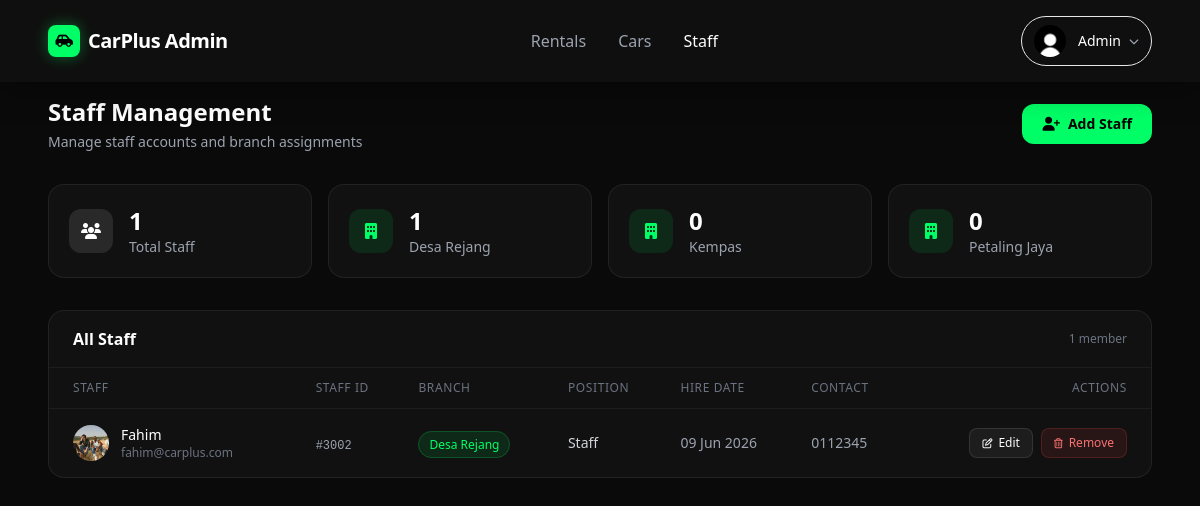
The app's page /staffAdmin.php with its own data.
### tables this page shows
CREATE TABLE `branches` (
  `branch_id` int(11) NOT NULL,
  `branch_name` varchar(100) NOT NULL,
  `location` varchar(255) NOT NULL
);

CREATE TABLE `staff` (
  `staff_id` int(11) NOT NULL,
  `user_id` int(11) NOT NULL,
  `branch_id` int(11) NOT NULL,
  `position` varchar(100) DEFAULT 'Staff',
  `hire_date` date DEFAULT curdate(),
  `created_at` timestamp NOT NULL DEFAULT current_timestamp()
);

CREATE TABLE `users` (
  `user_id` int(11) NOT NULL,
  `name` varchar(100) NOT NULL,
  `email` varchar(100) NOT NULL,
  `password` varchar(255) NOT NULL,
  `phone` varchar(20) DEFAULT NULL,
  `role` enum('customer','admin','staff') DEFAULT 'customer',
  `created_at` timestamp NOT NULL DEFAULT current_timestamp(),
  `profile_image` varchar(255) DEFAULT 'default-avatar.png'
);

### staffAdmin.php (the view, shortened to what this page needs)
<?php
include 'dbConnect.php';
$staff_list = $conn->query("
    SELECT
        s.staff_id, s.user_id, s.branch_id, s.position, s.hire_date, s.created_at,
        u.name, u.email, u.phone, u.profile_image,
        b.branch_name, b.location AS branch_location
    FROM staff s
    JOIN users u ON s.user_id = u.user_id
    JOIN branches b ON s.branch_id = b.branch_id
    ORDER BY s.staff_id DESC
")->fetch_all(MYSQLI_ASSOC);
$branches = $conn->query("SELECT * FROM branches ORDER BY branch_name")->fetch_all(MYSQLI_ASSOC);
$total_staff    = count($staff_list);
$branch_counts  = [];
foreach ($staff_list as $s) {
    $branch_counts[$s['branch_name']] = ($branch_counts[$s['branch_name']] ?? 0) + 1;
}
?>
<!DOCTYPE html>
<html lang="en">
<head>
    <script src="https://cdn.tailwindcss.com"></script>
    <link rel="stylesheet" href="https://cdnjs.cloudflare.com/ajax/libs/font-awesome/6.5.0/css/all.min.css">
</head>
<body class="min-h-screen text-white">
<?php include 'adminHeader.php'; ?>
<main class="pt-24 pb-16 px-6 lg:px-12 max-w-7xl mx-auto">
    <div class="flex flex-col sm:flex-row sm:items-center justify-between gap-4 mb-8">
        <div>
            <h1 class="text-2xl font-bold text-white">Staff Management</h1>
            <p class="text-gray-400 text-sm mt-1">Manage staff accounts and branch assignments</p>
        </div>
        <button onclick="openAddModal()"
            class="inline-flex items-center gap-2 bg-[#00FF66] hover:bg-[#00e05a]
                   text-black font-semibold px-5 py-2.5 rounded-xl transition-colors text-sm">
            <i class="fa-solid fa-user-plus"></i>
            Add Staff
        </button>
    </div>
    <?php $grid_cols = min(1 + count($branches), 4); ?>
    <div class="grid grid-cols-1 sm:grid-cols-2 lg:grid-cols-<?php echo $grid_cols; ?> gap-4 mb-8">
        <div class="card-dark rounded-2xl p-5 flex items-center gap-4">
            <div class="w-11 h-11 rounded-xl bg-white/10 flex items-center justify-center shrink-0">
                <i class="fa-solid fa-users text-white"></i>
            </div>
            <div>
                <p class="text-2xl font-bold"><?php echo $total_staff; ?></p>
                <p class="text-gray-400 text-sm">Total Staff</p>
            </div>
        </div>
        <?php foreach ($branches as $br): ?>
        <?php $count = $branch_counts[$br['branch_name']] ?? 0; ?>
        <div class="card-dark rounded-2xl p-5 flex items-center gap-4">
            <div class="w-11 h-11 rounded-xl bg-[#00FF66]/10 flex items-center justify-center shrink-0">
                <i class="fa-solid fa-building text-[#00FF66]"></i>
            </div>
            <div>
                <p class="text-2xl font-bold"><?php echo $count; ?></p>
                <p class="text-gray-400 text-sm"><?php echo htmlspecialchars($br['branch_name']); ?></p>
            </div>
        </div>
        <?php endforeach; ?>
    </div>
    <div class="card-dark rounded-2xl overflow-hidden">
        <div class="px-6 py-4 border-b border-white/5 flex items-center justify-between">
            <h2 class="font-semibold text-white">All Staff</h2>
            <span class="text-xs text-gray-500"><?php echo $total_staff; ?> member<?php echo $total_staff != 1 ? 's' : ''; ?></span>
        </div>
        <div class="overflow-x-auto">
            <table class="w-full min-w-[700px]">
                <thead>
                    <tr class="border-b border-white/5">
                        <th class="text-left text-xs text-gray-500 font-medium px-6 py-3 uppercase tracking-wider">Staff</th>
                        <th class="text-left text-xs text-gray-500 font-medium px-4 py-3 uppercase tracking-wider">Staff ID</th>
                        <th class="text-left text-xs text-gray-500 font-medium px-4 py-3 uppercase tracking-wider">Branch</th>
                        <th class="text-left text-xs text-gray-500 font-medium px-4 py-3 uppercase tracking-wider">Position</th>
                        <th class="text-left text-xs text-gray-500 font-medium px-4 py-3 uppercase tracking-wider">Hire Date</th>
                        <th class="text-left text-xs text-gray-500 font-medium px-4 py-3 uppercase tracking-wider">Contact</th>
                        <th class="text-right text-xs text-gray-500 font-medium px-6 py-3 uppercase tracking-wider">Actions</th>
                    </tr>
                </thead>
                <tbody id="staffTableBody">
                    <?php if (empty($staff_list)): ?>
                    <tr>
                        <td colspan="7" class="text-center text-gray-500 py-16 text-sm">
                            <i class="fa-solid fa-users-slash text-3xl mb-3 block text-gray-700"></i>
                            No staff members found. Add one to get started.
                        </td>
                    </tr>
                    <?php else: ?>
                    <?php foreach ($staff_list as $s): ?>
                    <tr class="table-row" id="row-<?php echo $s['staff_id']; ?>">
                        <td class="px-6 py-4">
                            <div class="flex items-center gap-3">
                                <div class="w-9 h-9 rounded-full overflow-hidden bg-[#1e1e1e] shrink-0">
                                    <img src="uploads/<?php echo htmlspecialchars(!empty($s['profile_image']) ? $s['profile_image'] : 'default-avatar.png'); ?>"
                                         class="w-full h-full object-cover"
                                         onerror="this.src='https://ui-avatars.com/api/?name=<?php echo urlencode($s['name']); ?>&background=1e1e1e&color=00FF66&size=36'">
                                </div>
                                <div>
                                    <p class="text-sm font-medium text-white"><?php echo htmlspecialchars($s['name']); ?></p>
                                    <p class="text-xs text-gray-500"><?php echo htmlspecialchars($s['email']); ?></p>
                                </div>
                            </div>
                        </td>
                        <td class="px-4 py-4">
                            <span class="text-xs font-mono text-gray-400">#<?php echo $s['staff_id']; ?></span>
                        </td>
                        <td class="px-4 py-4">
                            <span class="badge-branch text-xs px-2.5 py-1 rounded-full font-medium">
                                <?php echo htmlspecialchars($s['branch_name']); ?>
                            </span>
                        </td>
                        <td class="px-4 py-4 text-sm text-gray-300">
                            <?php echo htmlspecialchars($s['position']); ?>
                        </td>
                        <td class="px-4 py-4 text-sm text-gray-400">
                            <?php echo $s['hire_date'] ? date('d M Y', strtotime($s['hire_date'])) : '—'; ?>
                        </td>
                        <td class="px-4 py-4 text-sm text-gray-400">
                            <?php echo htmlspecialchars($s['phone'] ?? '—'); ?>
                        </td>
                        <td class="px-6 py-4">
                            <div class="flex items-center justify-end gap-2">
                                <button
                                    onclick='openEditModal(<?php echo htmlspecialchars(json_encode($s), ENT_QUOTES); ?>)'
                                    class="flex items-center gap-1.5 bg-white/5 hover:bg-white/10
                                           border border-white/10 text-white text-xs font-medium
                                           px-3 py-1.5 rounded-lg transition-colors">
                                    <i class="fa-regular fa-pen-to-square text-[10px]"></i>
                                    Edit
                                </button>
                                <button
                                    onclick="confirmDelete(<?php echo $s['staff_id']; ?>, <?php echo $s['user_id']; ?>, '<?php echo htmlspecialchars(addslashes($s['name'])); ?>')"
                                    class="flex items-center gap-1.5 bg-red-500/10 hover:bg-red-500/20
                                           border border-red-500/20 text-red-400 text-xs font-medium
                                           px-3 py-1.5 rounded-lg transition-colors">
                                    <i class="fa-regular fa-trash-can text-[10px]"></i>
                                    Remove
                                </button>
                            </div>
                        </td>
                    </tr>
                    <?php endforeach; ?>
                    <?php endif; ?>
                </tbody>
            </table>
        </div>
    </div>
</main>
</body>
</html>

### staffAdmin.php (style rules this page uses)
:root { --accent: #00FF66; }
body { background: #0a0a0a; }
.card-dark { background: #111; border: 1px solid rgba(255,255,255,0.07); }
.table-row { border-bottom: 1px solid rgba(255,255,255,0.05); transition: background .15s; }
.table-row:last-child { border-bottom: none; }
.badge-branch { background: rgba(0,255,102,0.1); color: #00FF66; border: 1px solid rgba(0,255,102,0.2); }

### records on screen
branches: branch_name "1", branch_name "Desa Rejang"
branches: branch_name "0", branch_name "Kempas"
branches: branch_name "0", branch_name "Petaling Jaya"
staff: user.profile_image (picture), user.name "Fahim", user.email "fahim@carplus.com", staff_id "3002", branch.branch_name "Desa Rejang", position "Staff", hire_date "09 Jun 2026", user.phone "0112345"

### other values on screen
$user['name'] "Admin"
$total_staff "1"
